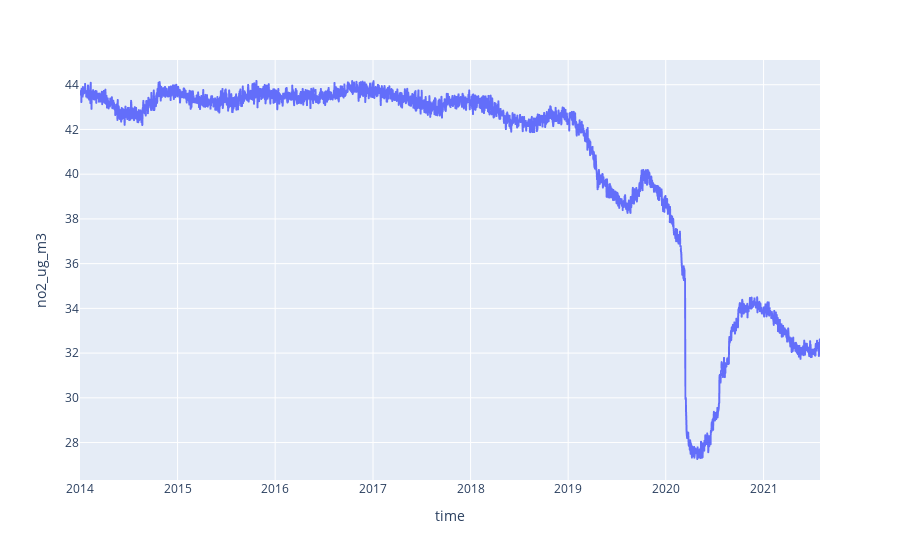

Notebook code for this chart:
### Code cell
pd.options.plotting.backend = "plotly"

aq_df = get_air_quality_df("../01-data",meteo_normalized=True)
df = aq_df.copy().set_index(
        ["zone","time"]
    ).groupby([pd.Grouper(level='zone'), 
                pd.Grouper(level='time', freq='1D')]
    ).mean().reset_index()
df[df.zone==zone].plot(
    x = "time",
    y = "no2_ug_m3",
)

### Figure 1 — Plotly figure (JSON) as saved in the notebook; plotly's stock layout.template omitted (floating-point values rounded to 4 significant figures; data arrays with more than 128 entries replaced by an {"elided": "..."} marker saying what was removed)
{"data": [{"hovertemplate": "time=%{x}<br>no2_ug_m3=%{y}<extra></extra>", "legendgroup": "", "line": {"color": "#636efa", "dash": "solid"}, "marker": {"symbol": "circle"}, "mode": "lines", "name": "", "showlegend": false, "type": "scattergl", "x": {"elided": "2769 str values"}, "xaxis": "x", "y": {"elided": "2769 float values"}, "yaxis": "y"}], "layout": {"legend": {"tracegroupgap": 0}, "margin": {"t": 60}, "xaxis": {"anchor": "y", "domain": [0, 1], "title": {"text": "time"}}, "yaxis": {"anchor": "x", "domain": [0, 1], "title": {"text": "no2_ug_m3"}}}}
